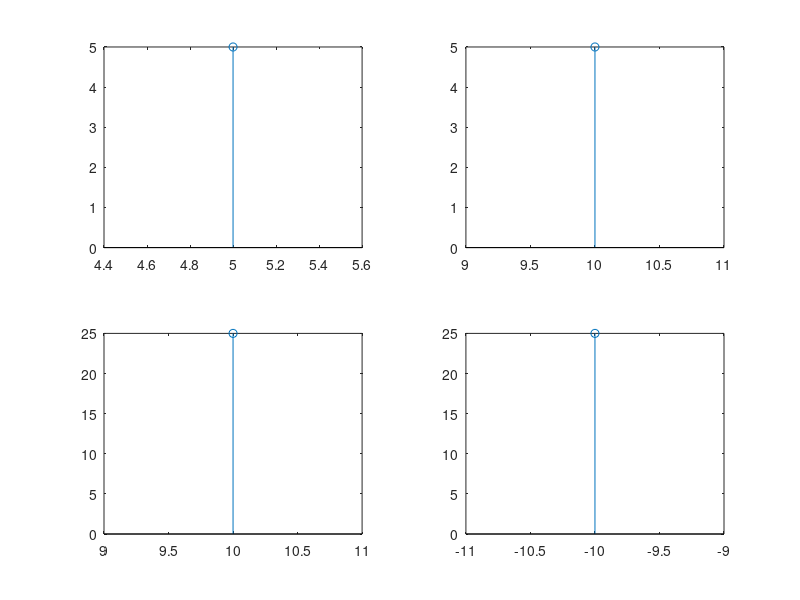

This chart was generated by the following MATLAB code:
clc;
clear;
close all;

x=input(' Enter the sequence x = ')
n=input(' The index of the sequence n = ')

% time shifting
k=input(' The shifting factor k =') % k is a scalar
n1=n+k

% amplitude scaling
a=input(' The scaling factor a =') % a is a scalar
y=a.*x;

% folding
y1=-fliplr(n1);
m=fliplr(y);

subplot(2,2,1);
stem(n,x);
subplot(2,2,2);
stem(n1,x);
subplot(2,2,3); % or subplot(212);
stem(n1,y);
subplot(2,2,4);
stem(y1,m);
